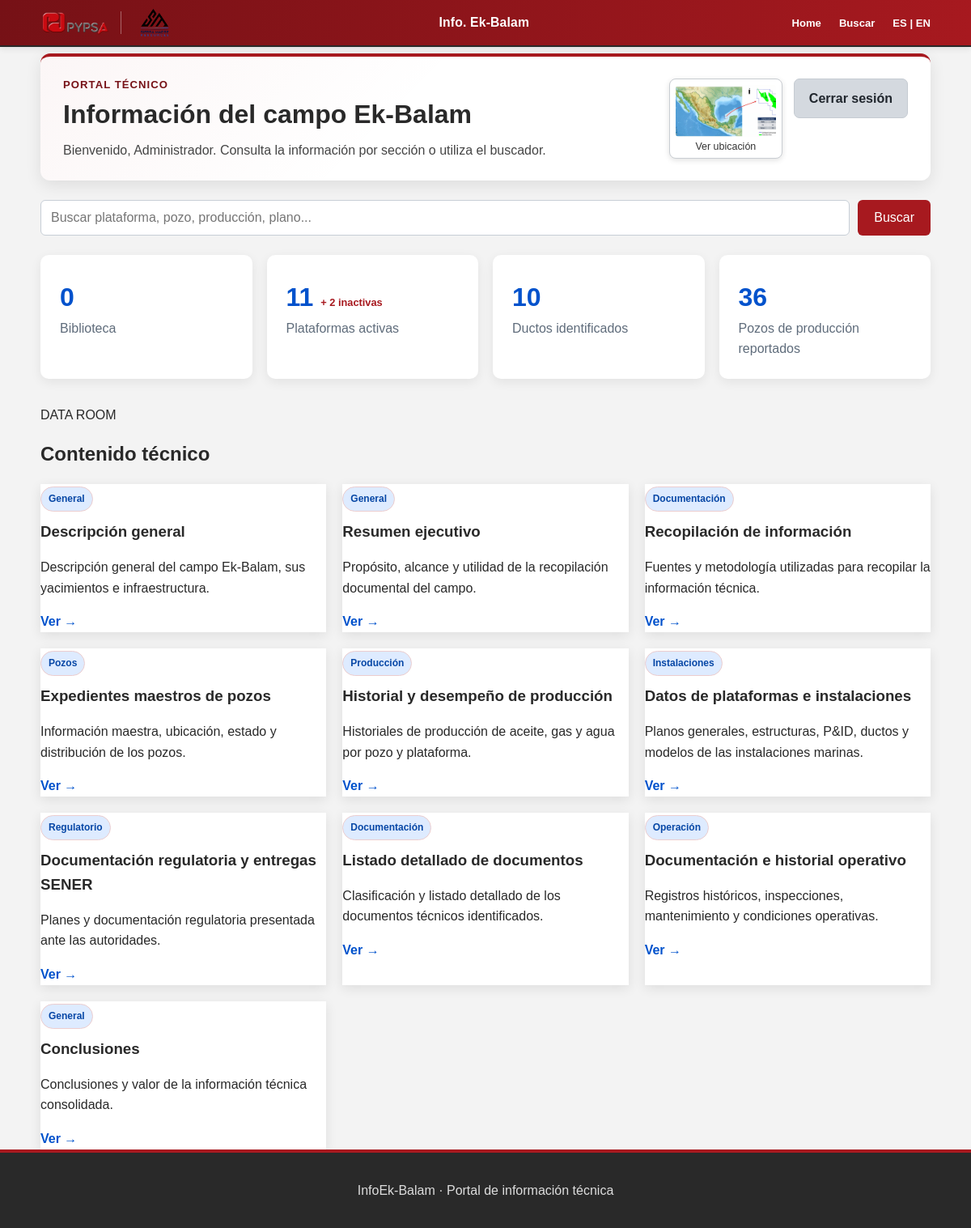
Screenshot of /portal (signed in) with the database file from the repository.
### models.py (models this page shows, shortened)
class Usuario(UserMixin, db.Model):
    __tablename__ = "usuarios"
    id = db.Column(
        db.Integer,
        primary_key=True
    )
    username = db.Column(
        db.String(50),
        unique=True,
        nullable=False
    )
    nombre = db.Column(
        db.String(100),
        nullable=False
    )
    password_hash = db.Column(
        db.String(255),
        nullable=False
    )
    activo = db.Column(
        db.Boolean,
        default=True,
        nullable=False
    )
    @property
    def is_active(self):
        return self.activo

class Contenido(db.Model):
    __tablename__ = "contenidos"
    id = db.Column(
        db.Integer,
        primary_key=True
    )
    slug = db.Column(
        db.String(120),
        unique=True,
        nullable=False
    )
    titulo = db.Column(
        db.String(200),
        nullable=False
    )
    categoria = db.Column(
        db.String(100),
        nullable=False
    )
    resumen = db.Column(
        db.Text,
        nullable=True
    )
    contenido = db.Column(
        db.Text,
        nullable=False
    )
    palabras_clave = db.Column(
        db.Text,
        nullable=True
    )
    orden = db.Column(
        db.Integer,
        default=0,
        nullable=False
    )
    activo = db.Column(
        db.Boolean,
        default=True,
        nullable=False
    )

### app.py (the view, shortened to what this page needs)
@app.route("/portal")
@login_required
def portal():
    contenidos = (
        Contenido.query
        .filter_by(activo=True)
        .order_by(Contenido.orden)
        .all()
    )
    carpeta_biblioteca = os.path.join(app.root_path, "Biblioteca")
    documentos_biblioteca = []
    pozos_por_plataforma = obtener_pozos_por_plataforma()
    imagenes_por_plataforma = obtener_imagenes_por_plataforma(
        pozos_por_plataforma
    )
    return render_template(
        "portal.html",
        contenidos=contenidos,
        documentos_biblioteca=documentos_biblioteca,
        pozos_por_plataforma=pozos_por_plataforma,
        imagenes_por_plataforma=imagenes_por_plataforma,
        total_pozos=db.session.query(
            db.func.coalesce(db.func.sum(Pozo.numero_pozos), 0)
        ).filter(
            Pozo.activo.is_(True),
            db.func.lower(Pozo.servicio) == "production",
        ).scalar(),
    )

### app.py (called while the page is built)
def obtener_pozos_por_plataforma():
    pozos_por_plataforma = {}
    pozos = (
        Pozo.query
        .filter_by(activo=True)
        .order_by(Pozo.plataforma, Pozo.servicio, Pozo.pozos)
        .all()
    )
    for pozo in pozos:
        pozos_por_plataforma.setdefault(
            pozo.plataforma,
            []
        ).append(pozo)
    return pozos_por_plataforma

def obtener_imagenes_por_plataforma(pozos_por_plataforma):
    return {
        plataforma: PLATAFORMAS_BUSQUEDA.get(
            plataforma.upper(),
            {}
        ).get("imagen")
        for plataforma in pozos_por_plataforma
    }

@login_manager.user_loader
def cargar_usuario(usuario_id):
    return db.session.get(
        Usuario,
        int(usuario_id)
    )

### templates/portal.html (shortened to what this page needs)
{% extends "base.html" %}
{% from "_explorador_pozos.html" import explorador_pozos %}
{% block content %}
<section class="portal-bienvenida">
    <div>
        <p class="etiqueta">PORTAL TÉCNICO</p>
        <h2>Información del campo Ek-Balam</h2>
        <p>
            Bienvenido, {{ current_user.nombre }}.
            Consulta la información por sección o utiliza
            el buscador.
        </p>
    </div>
    <div class="acciones-bienvenida">
        <button
            type="button"
            class="miniatura-ubicacion"
            aria-haspopup="dialog"
            aria-controls="modal-ubicacion"
            data-abrir-modal="modal-ubicacion"
        >
            <img
                src="{{ url_for('static', filename='img/Inicio/location.png') }}"
                alt="Ubicación del campo Ek-Balam"
            >
            <span>Ver ubicación</span>
        </button>
        <a
            class="boton-secundario"
            href="{{ url_for('logout') }}"
        >
            Cerrar sesión
        </a>
    </div>
</section>
<section class="buscador-principal">
    <form
        action="{{ url_for('buscar') }}"
        method="GET"
    >
        <input
            type="search"
            id="busqueda"
            name="q"
            placeholder="Buscar plataforma, pozo, producción, plano..."
            required
        >
        <button type="submit">
            Buscar
        </button>
    </form>
</section>
<section class="indicadores">
    <article
        class="indicador indicador-interactivo"
        role="button"
        tabindex="0"
        aria-haspopup="dialog"
        aria-controls="modal-biblioteca"
        data-abrir-modal="modal-biblioteca"
    >
        <span class="indicador-numero">
            {{ documentos_biblioteca|length }}
        </span>
        <span class="indicador-texto">
            Biblioteca
        </span>
    </article>
    <article
        class="indicador indicador-interactivo"
        role="button"
        tabindex="0"
        aria-haspopup="dialog"
        aria-controls="modal-plataformas"
        data-abrir-modal="modal-plataformas"
    >
        <span class="indicador-numero">
            11 <small>+ 2 inactivas</small>
        </span>
        <span class="indicador-texto">
            Plataformas activas
        </span>
    </article>
    <article
        class="indicador indicador-interactivo"
        role="button"
        tabindex="0"
        aria-haspopup="dialog"
        aria-controls="modal-ductos"
        data-abrir-modal="modal-ductos"
    >
        <span class="indicador-numero">
            10
        </span>
        <span class="indicador-texto">
            Ductos identificados
        </span>
    </article>
    <article
        class="indicador indicador-interactivo"
        role="button"
        tabindex="0"
        aria-haspopup="dialog"
        aria-controls="modal-pozos"
        data-abrir-modal="modal-pozos"
    >
        <span class="indicador-numero">
            {{ total_pozos }}
        </span>
        <span class="indicador-texto">
            Pozos de producci&oacute;n reportados
        </span>
    </article>
</section>
<section class="seccion-contenidos">
    <div class="titulo-seccion">
        <div>
            <p class="etiqueta">DATA ROOM</p>
            <h2>Contenido técnico</h2>
        </div>
    </div>
    <div class="rejilla-contenidos">
        {% for contenido in contenidos %}
            <article class="tarjeta-contenido">
                <span class="categoria">
                    {{ contenido.categoria }}
                </span>
                <h3>
                    {{ contenido.titulo }}
                </h3>
                <p>
                    {{ contenido.resumen }}
                </p>
                <a
                    href="{{ url_for(
                        'ver_contenido',
                        slug=contenido.slug
                    ) }}"
                >
                    Ver →
                </a>
            </article>
        {% endfor %}
    </div>
</section>
{% endblock %}

### templates/base.html (shortened to what this page needs)
<!DOCTYPE html>
<html lang="es">
<head>
    <link
        rel="stylesheet"
        href="{{ url_for('static', filename='css/styles.css') }}"
    >
</head>
<body>
  <header class="encabezado">
    <div class="contenedor encabezado-contenido">
        <div class="grupo-logos">
            <a
                href="https://pypsagroup.com/GasOil.html"
                target="_blank"
                rel="noopener noreferrer"
            >
                <img
                    src="{{ url_for(
                        'static',
                        filename='img/logo_pypsa.png'
                    ) }}"
                    alt="Logo de PYPSA"
                    class="logo logo-pypsa"
                >
            </a>
            <a
                href="https://sierramadreog.com/es/"
                target="_blank"
                rel="noopener noreferrer"
            >
                <img
                    src="{{ url_for(
                        'static',
                        filename='img/logo_sierramadre.png'
                    ) }}"
                    alt="Logo de Sierra Madre Resources"
                    class="logo logo-sierramadre"
                >
            </a>
        </div>
        <a
            href="{{ url_for('inicio') }}"
            class="nombre-portal"
        >
            Info. Ek-Balam
        </a>
    <nav class="navegacion-principal">
        <a href="{{ url_for('portal') }}">
            Home
        </a>
        <a href="#">
            Buscar
        </a>
        <a href="#">
            ES | EN
        </a>
    </nav>
        </div>
    </header>
    <main class="contenedor contenido-principal">
        {% block content %}
        {% endblock %}
    </main>
    <footer class="pie-pagina">
        <div class="contenedor">
            <p>
                InfoEk-Balam · Portal de información técnica
            </p>
        </div>
    </footer>
</body>
</html>

### rows the page displays
Usuario: nombre "Administrador"
Contenido: categoria "General", titulo "Descripción general", resumen "Descripción general del campo Ek-Balam, sus yacimientos e infraestructura."
Contenido: categoria "General", titulo "Resumen ejecutivo", resumen "Propósito, alcance y utilidad de la recopilación documental del campo."
Contenido: categoria "Documentación", titulo "Recopilación de información", resumen "Fuentes y metodología utilizadas para recopilar la información técnica."
Contenido: categoria "Pozos", titulo "Expedientes maestros de pozos", resumen "Información maestra, ubicación, estado y distribución de los pozos."
Contenido: categoria "Producción", titulo "Historial y desempeño de producción", resumen "Historiales de producción de aceite, gas y agua por pozo y plataforma."
Contenido: categoria "Instalaciones", titulo "Datos de plataformas e instalaciones", resumen "Planos generales, estructuras, P&ID, ductos y modelos de las instalaciones marinas."
Contenido: categoria "Regulatorio", titulo "Documentación regulatoria y entregas SENER", resumen "Planes y documentación regulatoria presentada ante las autoridades."
Contenido: categoria "Documentación", titulo "Listado detallado de documentos", resumen "Clasificación y listado detallado de los documentos técnicos identificados."
Contenido: categoria "Operación", titulo "Documentación e historial operativo", resumen "Registros históricos, inspecciones, mantenimiento y condiciones operativas."
Contenido: categoria "General", titulo "Conclusiones", resumen "Conclusiones y valor de la información técnica consolidada."

### other values shown
{{ documentos_biblioteca|length }} "0"
{{ total_pozos }} "36"
